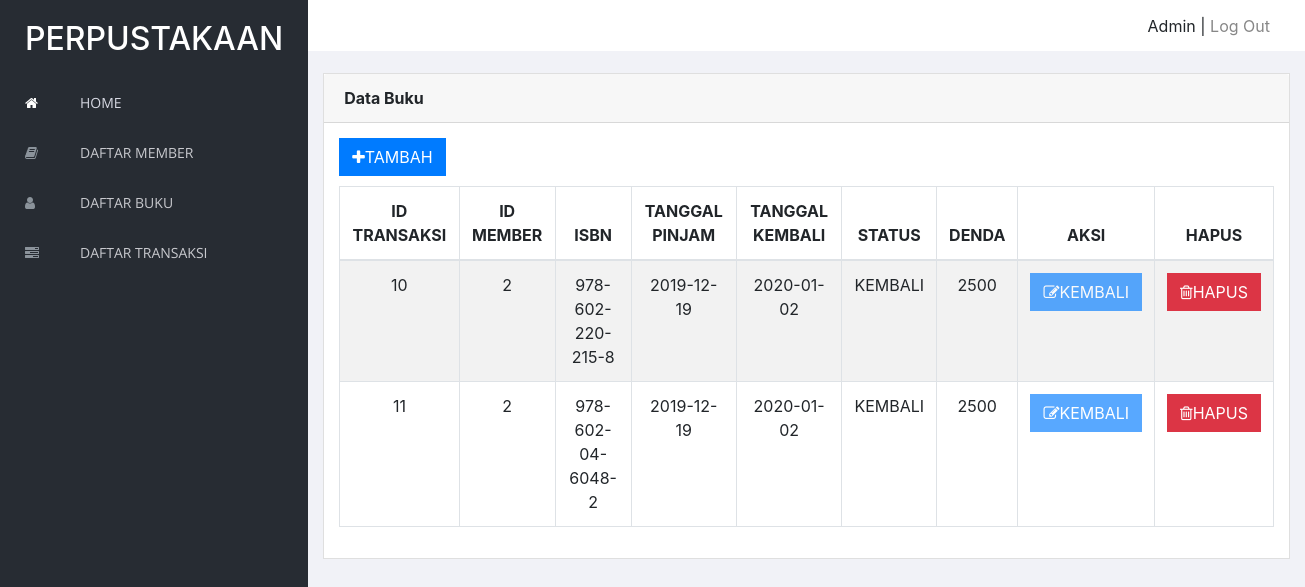
The page /admin/daftartransaksi.php (signed in) on the database its author committed.
### tables this page shows
CREATE TABLE `transaksi` (
  `idtransaksi` int(11) NOT NULL,
  `idmember` int(11) NOT NULL,
  `isbn` varchar(20) NOT NULL,
  `tanggalpinjam` date NOT NULL,
  `tanggalkembali` date NOT NULL,
  `status` varchar(50) NOT NULL DEFAULT 'DIPINJAM',
  `denda` int(11) NOT NULL
);

### admin/daftartransaksi.php (the view, shortened to what this page needs)
<?php
	include('header.php');
?>
<div class="content mt-3">
            <div class="animated fadeIn">
                <div class="row">
                    <div class="col-md-12">
                        <div class="card">
                            <div class="card-header">
                                <strong class="card-title">Data Buku</strong>
                            </div>
                            <div class="card-body">
                            	<div class="row">
	                            	<div class="col col-md-3" style="padding-bottom: 10px;">
	                            		<a href="tambahtransaksi.php">
	                            			<button type="submit" class="btn btn-primary"><i class="fa fa-plus"></i>TAMBAH</button>
	                            		</a>
	                            	</div>
                            	</div>
                                <table id="bootstrap-data-table-export" class="table table-striped table-bordered">
                                    <thead align="center">
                                        <tr>
                                            <th>ID TRANSAKSI</th>
                                            <th>ID MEMBER</th>
                                            <th>ISBN</th>
                                            <th>TANGGAL PINJAM</th>
                                            <th>TANGGAL KEMBALI</th>
                                            <th>STATUS</th>
                                            <th>DENDA</th>
                                            <th>AKSI</th>
                                            <th>HAPUS</th>
                                        </tr>
                                    </thead>
                                    <tbody align="center">
                                    	<?php
                                    		$query = "SELECT * FROM transaksi";
                                    		$hasil = mysqli_query($conn, $query);
                                    		while ($data = mysqli_fetch_array($hasil)) {
                                                ?>
		                                        <tr>
		                                            <td><?php echo $data['idtransaksi'];?></td>
                                                    <td><?php echo $data['idmember'];?></td>
                                                    <td><?php echo $data['isbn'];?></td>
                                                    <td><?php echo $data['tanggalpinjam'];?></td>
                                                    <td><?php echo $data['tanggalkembali'];?></td>
                                                    <td><?php echo $data['status'];?></td>
                                                    <td><?php echo $data['denda'];?></td>
		                                            <td>
                                                        <?php
                                                            if ($data['status'] != 'KEMBALI') {
                                                        ?>
		                                            	<a href="updatetransaksi.php?idtransaksi=<?php echo $data['idtransaksi'];?>">
		                                            		<button class="btn btn-primary">
		                                            			<span class="fa fa-edit"></span>KEMBALI
		                                            		</button>
		                                            	</a>
                                                        <?php
                                                            } else{
                                                        ?>
                                                       <a href="#">
                                                            <button class="btn btn-primary" disabled="disabled">
                                                                <span class="fa fa-edit"></span>KEMBALI
                                                            </button>
                                                        </a>
                                                        <?php
                                                            }
                                                        ?>
		                                            </td>
		                                            <td>
		                                            	<a href='hapustransaksi.php?idtransaksi=<?php echo $data['idtransaksi'];?>'>
		                                            		<button class='btn btn-danger'>
		                                            			<span class='fa fa-trash-o'></span>HAPUS
		                                            		</button>
		                                            	</a>
		                                            </td>
		                                        </tr>
			                         <?php
                                        	}
                                        ?>
                                    </tbody>
                                </table>
                            </div>
                        </div>
                    </div>
                </div>
            </div>
        </div>
   </div>
</body>
</html>

### rows shown on the page
transaksi: idtransaksi "10", idmember "2", isbn "978-602-220-215-8", tanggalpinjam "2019-12-19", tanggalkembali "2020-01-02", status "KEMBALI", denda "2500"
transaksi: idtransaksi "11", idmember "2", isbn "978-602-04-6048-2", tanggalpinjam "2019-12-19", tanggalkembali "2020-01-02", status "KEMBALI", denda "2500"

### other values the page prints
$_SESSION['username'] "Admin"
